Frame 1 (no input): blank canvas, image omitted
Frame 60 (no input): blank canvas, image omitted
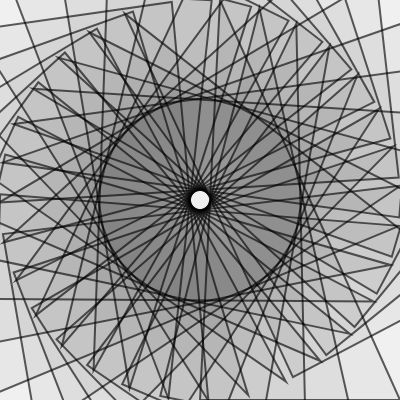
Frame 120 (the mouse pressed at the canvas centre since frame 60)

The p5.js sketch whose frames 1 and 60 were blank and that drew this single picture after the mouse press (run headless with seeded random() and noise() and a simulated clock; from frame 60 on, the mouse is pressed at the canvas centre):

// p5.js sketch
// ── sketch.js
function setup() {
	createCanvas(400, 400);
}

function draw(){
	background(240);
	fill(0, 10);
	stroke(0, 160);
	
	translate(width/2, height/2);
	
	for (var i=0; i < 30; i++) {
		push();
		rotate(i / 5);
		scale(mouseX / 100, mouseY / 100);
		triangle(10, -100, 100, 100, 0, 100);
		pop();
	}
}
